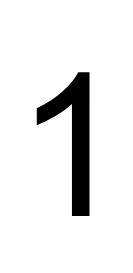
#> input picture Assignment/HW6/number1.png, 133 x 273 px
$ python FourierDescriptor.py
#> lines starting #> are read from the running program, lines starting #| are printed output that depends on the picture
import matplotlib.image as mpimg
import matplotlib.pyplot as plt
import numpy as np
import argparse

'''
    > python FourierDescriptor.py -order 10 --no-norm -zeroth
    > python FourierDescriptor.py -order 10
'''
def extract_shape(im_file, blowup=1., plot_img=False, plot_contour=False, plot_contour_pts=False):
    im = mpimg.imread(im_file)
    im = im[:, :, 0]

    if plot_img:
        plt.figure()
        plt.title('Original Shape')
        plt.imshow(im, cmap = plt.cm.gray)

    x = np.arange(im.T.shape[0])*blowup
    y = np.arange(im.T.shape[1])*blowup
    X, Y = np.meshgrid(x, y)

    plt.figure(figsize = (10, 10))
    plt.axis('equal')
    plt.title('Contours')

    CS = plt.contour(X, Y, im, 1)
    levels = CS.levels
    if not plot_contour:
        plt.close()

    cs_paths = CS.collections[0].get_paths()
    x_arr = []
    y_arr = []
    for p in cs_paths:
        v = p.vertices
        x_arr.append(v[:,0])
        y_arr.append(v[:,1])

    if plot_contour_pts:
        plt.figure()
        plt.title("Verify the contour points are correct")
        plt.plot(x_arr, y_arr)

    if plot_img or plot_contour or plot_contour_pts:
        plt.show()
    return x_arr, y_arr

def FD(x, y, plot_FD=False, y_lim=None):
    N = len(x)
    z = x + y*1j
    z_rot = z * np.e**(1j*4*np.pi)
    Z = np.fft.fft(z_rot)

    d_complex = np.gradient(z_rot)
    d = np.abs(d_complex).mean()

    k = np.fft.fftfreq(len(z), d = d)
    k_lo = np.abs(k[np.argsort(np.abs(k))][1])

    if plot_FD:
        plt.figure()
        plt.title('FD real')
        plt.plot(k, Z.real, 'b.')
        plt.xlabel('k')
        plt.ylabel('Re[FD]')
        if y_lim != None:
            plt.ylim([-y_lim, y_lim])

        plt.figure()
        plt.title('FD imag')
        plt.plot(k, Z.imag, 'g.')
        plt.xlabel('k')
        plt.ylabel('Im[FD]')
        if y_lim != None:
            plt.ylim([-y_lim, y_lim])
        plt.show()
    return Z, k, k_lo

def filt_FD(Z, n_keep, no_zeroth=True):
    f_filt = np.zeros(len(Z))
    f_filt[1:n_keep + 1] = 1
    f_filt[len(Z) - n_keep - 1:] = 1
    if not no_zeroth:
        f_filt[0] = 1
    return Z*f_filt

def get_FD_abs(x, y, order=10, norm=True, no_zeroth=True):
    Z, k, k_lo = FD(x, y)

    N = len(x)
    Z_filt = filt_FD(Z, order, no_zeroth)

    if norm:
        Z_filt = size_norm(Z_filt)

    x_rec, y_rec = recover_shape(Z_filt)
    fd_mag = np.abs(Z_filt)
    k_kept = k

    # throw away zero terms
    if no_zeroth:
        fd_mag = np.abs(Z_filt[Z_filt != 0])
        k_kept = k[Z_filt != 0]
    return fd_mag, k_kept, x_rec, y_rec

def recover_shape(Z):
    z_rec = np.fft.ifft(Z)
    x_rec = z_rec.real
    y_rec = z_rec.imag
    return x_rec, y_rec

def size_norm(Z):
    return Z/np.sqrt(np.abs(Z[1])*np.abs(Z[-1]))

def plot(y1, x1, y2, x2, y6_1, x6_1, y6_2, x6_2):
    fig = plt.figure()
    plt.title('Numbers Recovered From FD\'s')
    plt.plot(y1, x1, 'b')
    plt.plot(y2, x2, 'g')
    plt.plot(y6_1, x6_1, 'r')
    plt.plot(y6_2, x6_2, 'r')
    fig.savefig('rec_numbers126.pdf')
    plt.show()

def plot_mag(k1, fd1, k2, fd2, k6_1, fd6_1, k6_2, fd6_2):
    fig = plt.figure()
    plt.title('Magnitudes of FD\' for 1, 2 and 6')
    plt.plot(k1, fd1, 'b.')
    plt.plot(k2, fd2, 'gx')
    plt.plot(k6_1, fd6_1, 'r^')
    plt.plot(k6_2, fd6_2, 'r^')
    fig.savefig('FourierDescriptor_numbers126.pdf')
    plt.show()

def driver(order, norm, no_zeroth):
    x1, y1 = extract_shape('number1.png',blowup=1)
#> in extract_shape, im is the input picture: shape (273, 133, 4) float32; mean R, G, B, A 0.913, 0.913, 0.913, 0.996
#> in extract_shape, `CS = plt.contour(X, Y, im, 1)`:
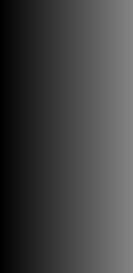
#> X: shape (273, 133) int64; min 0, max 132, mean 66
#> in extract_shape, `levels = CS.levels`: levels = [0, 0.5, 1]
#> in extract_shape, `plt.close()`:
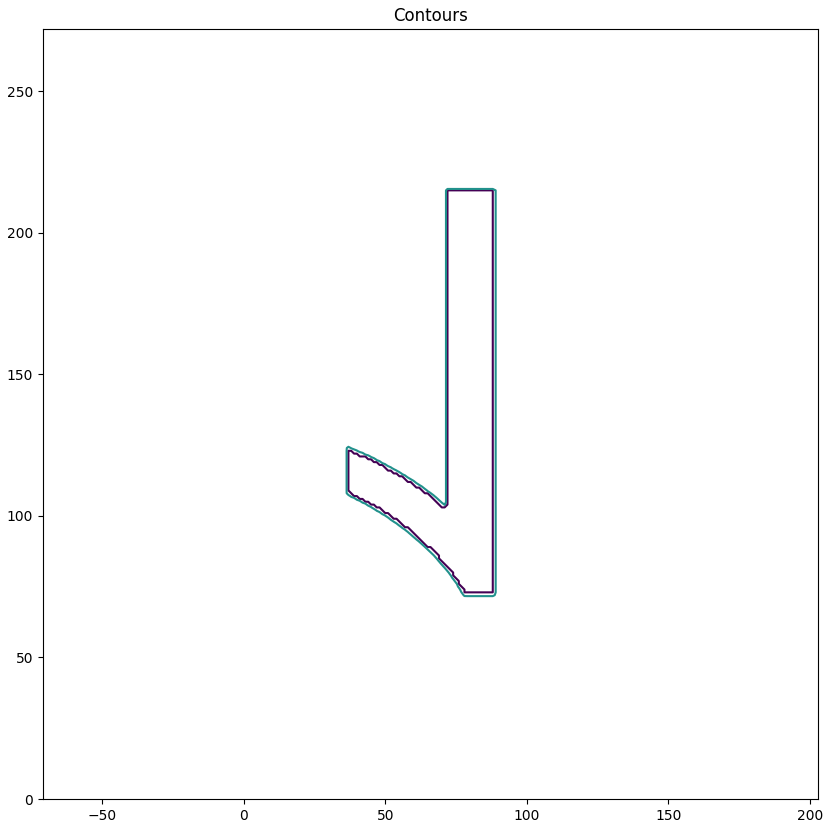
#> figure drawn by matplotlib, 1 panel
#> in extract_shape, `cs_paths = CS.collections[0].get_paths()`: cs_paths = 1 item
#> the loop in extract_shape, `for p in cs_paths:` made 1 pass
#> x1 = 1 item; y1 = 1 item
    x2, y2 = extract_shape('number2.png',blowup=1)
#> call 2 of extract_shape, with im_file = 'number2.png', blowup = 1, plot_img = False, plot_contour = False, plot_contour_pts = False
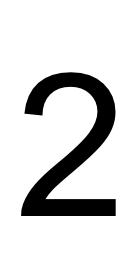
#> input picture Assignment/HW6/number2.png, 133 x 273 px
#> in extract_shape, im is the input picture: shape (273, 133, 4) float32; mean R, G, B, A 0.852, 0.852, 0.852, 0.996
#> in extract_shape (call 2), `plt.close()`:
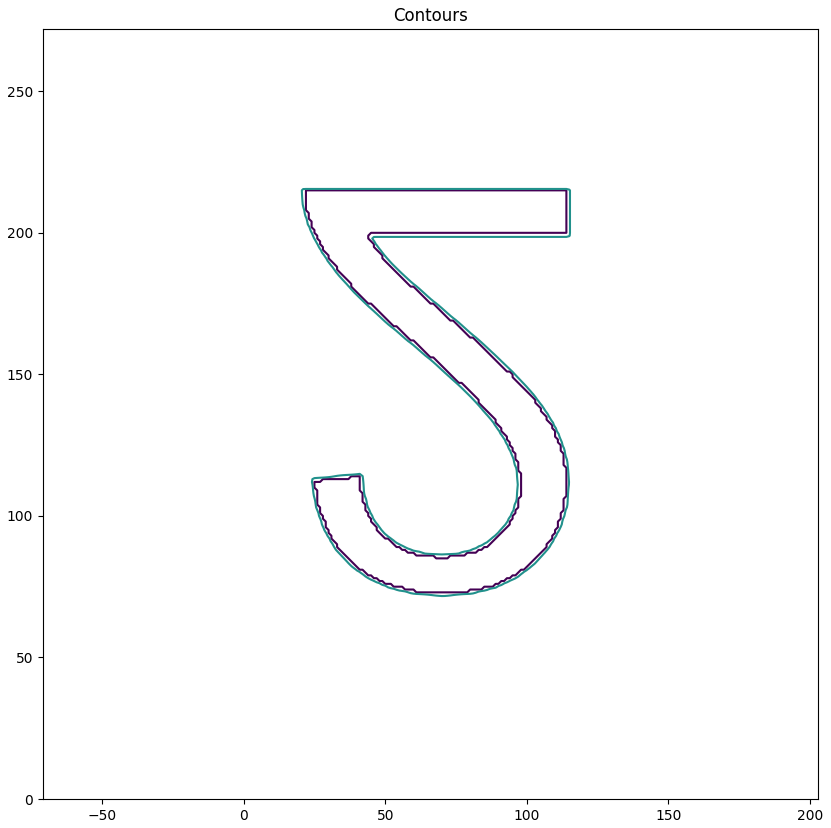
#> figure drawn by matplotlib, 1 panel
#> the loop in extract_shape (call 2), `for p in cs_paths:` made 1 pass
#> x2 = 1 item; y2 = 1 item
    x6, y6 = extract_shape('number6.png',blowup=1)
#> call 3 of extract_shape, with im_file = 'number6.png', blowup = 1, plot_img = False, plot_contour = False, plot_contour_pts = False
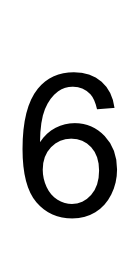
#> input picture Assignment/HW6/number6.png, 133 x 274 px
#> in extract_shape, im is the input picture: shape (274, 133, 4) float32; mean R, G, B, A 0.828, 0.828, 0.828, 0.992
#> in extract_shape (call 3), `plt.close()`:
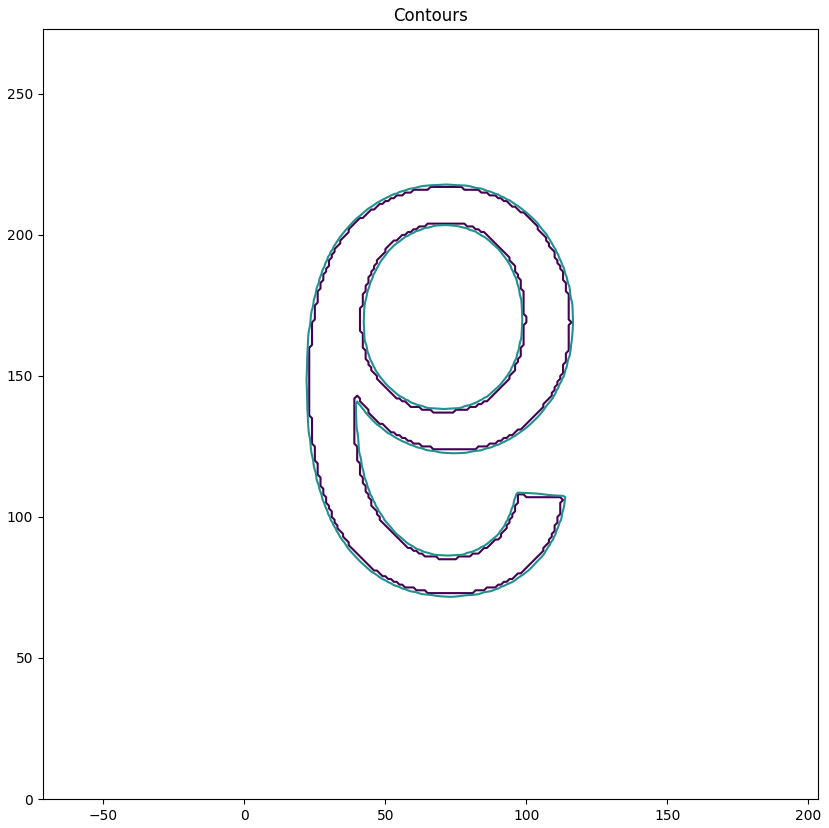
#> figure drawn by matplotlib, 1 panel
#> the loop in extract_shape (call 3), `for p in cs_paths:` made 1 pass
#> x6 = 1 item; y6 = 1 item

    fd1, k_kept1, x_rec1, y_rec1 = get_FD_abs(x1[0], y1[0], order=order, norm=norm, no_zeroth=no_zeroth)
#> in FD, `N = len(x)`: N = 431
#> in FD, `d = np.abs(d_complex).mean()`: d = 0.912
#> in FD, `k = np.fft.fftfreq(len(z), d = d)`: k = 431 values, max 0.547 at index 215, min -0.547 at index 216, mean 0
#> in FD, `k_lo = np.abs(k[np.argsort(np.abs(k))][1])`: k_lo = 0.00254
#> in get_FD_abs, `N = len(x)`: N = 431
#> in filt_FD, `f_filt = np.zeros(len(Z))`: f_filt = 431 values from 0 to 0
#> in recover_shape, `x_rec = z_rec.real`: x_rec = 431 values, max 0.00146 at index 290, min -0.00311 at index 85, mean 1.93e-19
#> in recover_shape, `y_rec = z_rec.imag`: y_rec = 431 values, max 0.00697 at index 268, min -0.00533 at index 426, mean 0
#> in get_FD_abs, `fd_mag = np.abs(Z_filt)`: fd_mag = 431 values, max 1.31 at index 430, min 0 at index 0, mean 0.00859
#> in get_FD_abs, `k_kept = k`: k_kept has the same summary as k in FD
#> in get_FD_abs, `fd_mag = np.abs(Z_filt[Z_filt != 0])`: fd_mag = 21 values, max 1.31 at index 20, min 0.0037 at index 8, mean 0.176
#> in get_FD_abs, `k_kept = k[Z_filt != 0]`: k_kept = 21 values, max 0.0254 at index 9, min -0.028 at index 10, mean -0.00133
#> fd1 has the same summary as fd_mag in get_FD_abs; k_kept1 has the same summary as k_kept in get_FD_abs; x_rec1 has the same summary as x_rec in recover_shape; y_rec1 has the same summary as y_rec in recover_shape
    fd2, k_kept2, x_rec2, y_rec2 = get_FD_abs(x2[0], y2[0], order=order, norm=norm, no_zeroth=no_zeroth)
#> fd2 = 21 values, max 1.23 at index 20, min 0.00971 at index 7, mean 0.21; k_kept2 = 21 values, max 0.0148 at index 9, min -0.0163 at index 10, mean -0.000774; x_rec2 = 817 values, max 0.0016 at index 720, min -0.00176 at index 374, mean 0; y_rec2 = 817 values, max 0.00261 at index 456, min -0.00268 at index 806, mean -3.4e-20
    fd6, k_kept6, x_rec6, y_rec6 = get_FD_abs(x6[0], y6[0], order=order, norm=norm, no_zeroth=no_zeroth)
#> fd6 = 21 values, max 1.45 at index 1, min 0.0546 at index 7, mean 0.446; k_kept6 = 21 values, max 0.0117 at index 9, min -0.0129 at index 10, mean -0.000614; x_rec6 = 960 values, max 0.00277 at index 329, min -0.00273 at index 115, mean -2.89e-20; y_rec6 = 960 values, max 0.00431 at index 242, min -0.00423 at index 678, mean -5.78e-20
#> (the run stopped early here; a loop or call above may not have finished)
